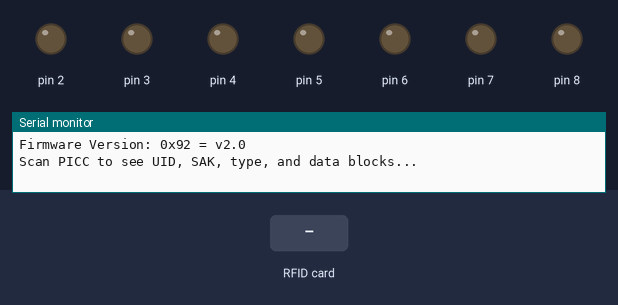
Recording of a sketch running on a simulated Arduino Uno, built with avr-gcc and run on an emulated ATmega328P. On the bench: output pins drawn as LEDs (lit = HIGH), the last lines printed to the serial monitor. Inputs (shaded band) come from the test bench. Pins used as bus, display or sensor lines are not drawn.

Above: at 1.2 s.
1.3 s: RFID card 53 57 2D 13 held to the reader
At 2.1 s:
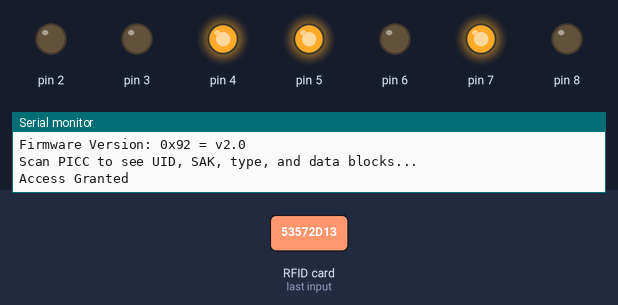
2.8 s: RFID card C3 AB 26 0C held to the reader
At 3.4 s:
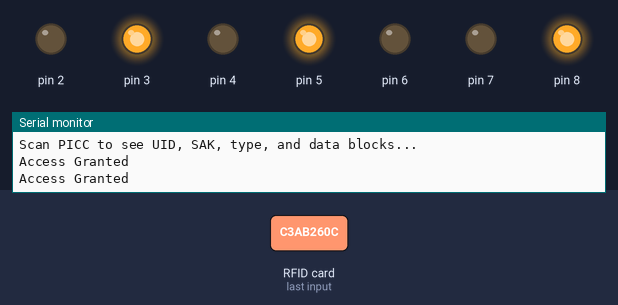
At 7.7 s:
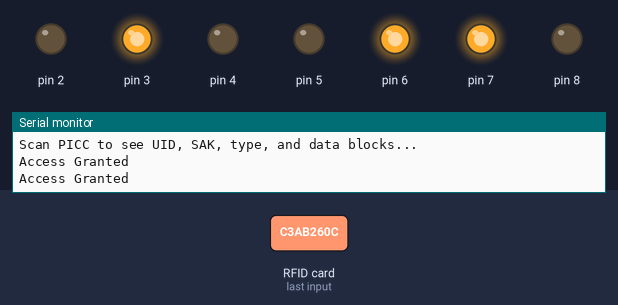
Timing chart, 0 to 16.3 s (numbered marks = the images above; inputs shaded):
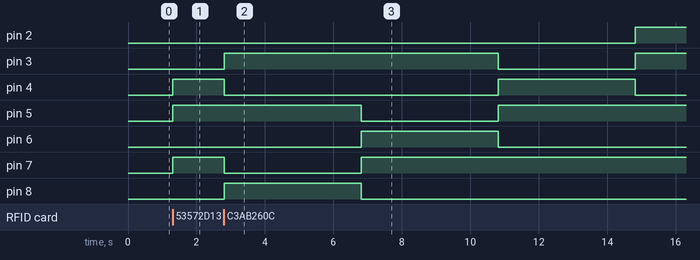

Measured:
- after the input at 1.3 s, pin 4, pin 5, pin 7: LOW → HIGH at once
- after the input at 2.8 s, pin 2: LOW → HIGH after 12.0 s; pin 3: LOW → HIGH at once, → LOW 8.0 s later, → HIGH 4.0 s later; pin 4: HIGH → LOW at once, → HIGH 8.0 s later, → LOW 4.0 s later; pin 5: HIGH → LOW after 4.0 s, → HIGH 4.0 s later; pin 6: LOW → HIGH after 4.0 s, → LOW 4.0 s later

The sketch:

S.E.T_Backup.ino
```cpp
#include <SPI.h>
#include <MFRC522.h>

#define RST_PIN         9          // Configurable, see typical pin layout above
#define SS_PIN          10         // Configurable, see typical pin layout above

MFRC522 mfrc522(SS_PIN, RST_PIN);  // Create MFRC522 instance
byte accessUID[4] = {0x53, 0x57, 0x2D, 0x13};
byte ACCESSUID[4] = {0xC3, 0xAB, 0x26, 0x0C};

void setup() {
  pinMode (8,OUTPUT);    //g
  pinMode (7,OUTPUT);    //r
  pinMode (6,OUTPUT);    //g
  pinMode (5,OUTPUT);    //r
  pinMode (4,OUTPUT);    //g
  pinMode (3,OUTPUT);    //r
  pinMode (2,OUTPUT);    //g
  pinMode (0,OUTPUT);    //r

  Serial.begin(9600);    // Initialize serial communications with the PC

  while (!Serial);       // Do nothing if no serial port is opened (added for Arduinos based on ATMEGA32U4)

  SPI.begin();           // Init SPI bus

  mfrc522.PCD_Init();    // Init MFRC522

  delay(4);              // Optional delay. Some board do need more time after init to be ready, see Readme

  mfrc522.PCD_DumpVersionToSerial();  // Show details of PCD - MFRC522 Card Reader details

  Serial.println(F("Scan PICC to see UID, SAK, type, and data blocks..."));

}

void loop() {


  if ( ! mfrc522.PICC_IsNewCardPresent()) {

   return (0);
  }

  if ( ! mfrc522.PICC_ReadCardSerial()) {
  return (0);
  }

  // Dump debug info about the card; PICC_HaltA() is automatically called
  if (mfrc522.uid.uidByte[0] == accessUID[0] && mfrc522.uid.uidByte[1] == accessUID[1] && mfrc522.uid.uidByte[2] == accessUID[2] && mfrc522.uid.uidByte[3] == accessUID[3] ){
   Serial.println("Access Granted");

  digitalWrite (4,HIGH);
  digitalWrite (5,HIGH);
  digitalWrite (7,HIGH);
  digitalWrite (0,HIGH);
  digitalWrite (8, LOW);
  digitalWrite (6, LOW);
  digitalWrite (3, LOW);
  digitalWrite (2, LOW);


 }
 else if (mfrc522.uid.uidByte[0] == ACCESSUID[0] && mfrc522.uid.uidByte[1] == ACCESSUID[1] && mfrc522.uid.uidByte[2] == ACCESSUID[2] && mfrc522.uid.uidByte[3] == ACCESSUID[3] ){
   Serial.println("Access Granted");

  digitalWrite (8,HIGH);
  digitalWrite (5,HIGH);
  digitalWrite (3,HIGH);
  digitalWrite (0,HIGH);
  digitalWrite (2, LOW);
  digitalWrite (7, LOW);
  digitalWrite (4, LOW);

  delay(4000);

  digitalWrite (6,HIGH);
  digitalWrite (7,HIGH);
  digitalWrite (3,HIGH);
  digitalWrite (0,HIGH);
  digitalWrite (5, LOW);
  digitalWrite (8, LOW);
  digitalWrite (4, LOW);
  delay(4000);

  digitalWrite (4,HIGH);
  digitalWrite (5,HIGH);
  digitalWrite (7,HIGH);
  digitalWrite (0,HIGH);
  digitalWrite (8,LOW);
  digitalWrite (6,LOW);
  digitalWrite (3,LOW);

  delay(4000);

  digitalWrite (2,HIGH);
  digitalWrite (5,HIGH);
  digitalWrite (3,HIGH);
  digitalWrite (7,HIGH);
  digitalWrite (4,LOW);
  digitalWrite (0,LOW);

  delay(400);

 }  else {
   Serial.println("Access Denied");
  }


  mfrc522.PICC_HaltA();
}
```
